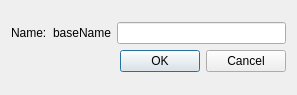
<?xml version="1.0" encoding="UTF-8"?>
<ui version="4.0">
 <class>Dialog</class>
 <widget class="QDialog" name="Dialog">
  <property name="geometry">
   <rect>
    <x>0</x>
    <y>0</y>
    <width>297</width>
    <height>95</height>
   </rect>
  </property>
  <property name="windowTitle">
   <string>New File</string>
  </property>
  <layout class="QVBoxLayout" name="verticalLayout_2">
   <item>
    <layout class="QVBoxLayout" name="verticalLayout">
     <item>
      <layout class="QHBoxLayout" name="horizontalLayout">
       <item>
        <widget class="QLabel" name="label">
         <property name="text">
          <string>Name:</string>
         </property>
        </widget>
       </item>
       <item>
        <widget class="QLabel" name="baseName_lbl">
         <property name="text">
          <string>baseName</string>
         </property>
        </widget>
       </item>
       <item>
        <widget class="QLineEdit" name="fileName_le"/>
       </item>
      </layout>
     </item>
     <item>
      <widget class="QDialogButtonBox" name="buttonBox">
       <property name="orientation">
        <enum>Qt::Horizontal</enum>
       </property>
       <property name="standardButtons">
        <set>QDialogButtonBox::Cancel|QDialogButtonBox::Ok</set>
       </property>
      </widget>
     </item>
    </layout>
   </item>
  </layout>
 </widget>
 <resources/>
 <connections>
  <connection>
   <sender>buttonBox</sender>
   <signal>accepted()</signal>
   <receiver>Dialog</receiver>
   <slot>accept()</slot>
   <hints>
    <hint type="sourcelabel">
     <x>248</x>
     <y>254</y>
    </hint>
    <hint type="destinationlabel">
     <x>157</x>
     <y>274</y>
    </hint>
   </hints>
  </connection>
  <connection>
   <sender>buttonBox</sender>
   <signal>rejected()</signal>
   <receiver>Dialog</receiver>
   <slot>reject()</slot>
   <hints>
    <hint type="sourcelabel">
     <x>316</x>
     <y>260</y>
    </hint>
    <hint type="destinationlabel">
     <x>286</x>
     <y>274</y>
    </hint>
   </hints>
  </connection>
 </connections>
</ui>
